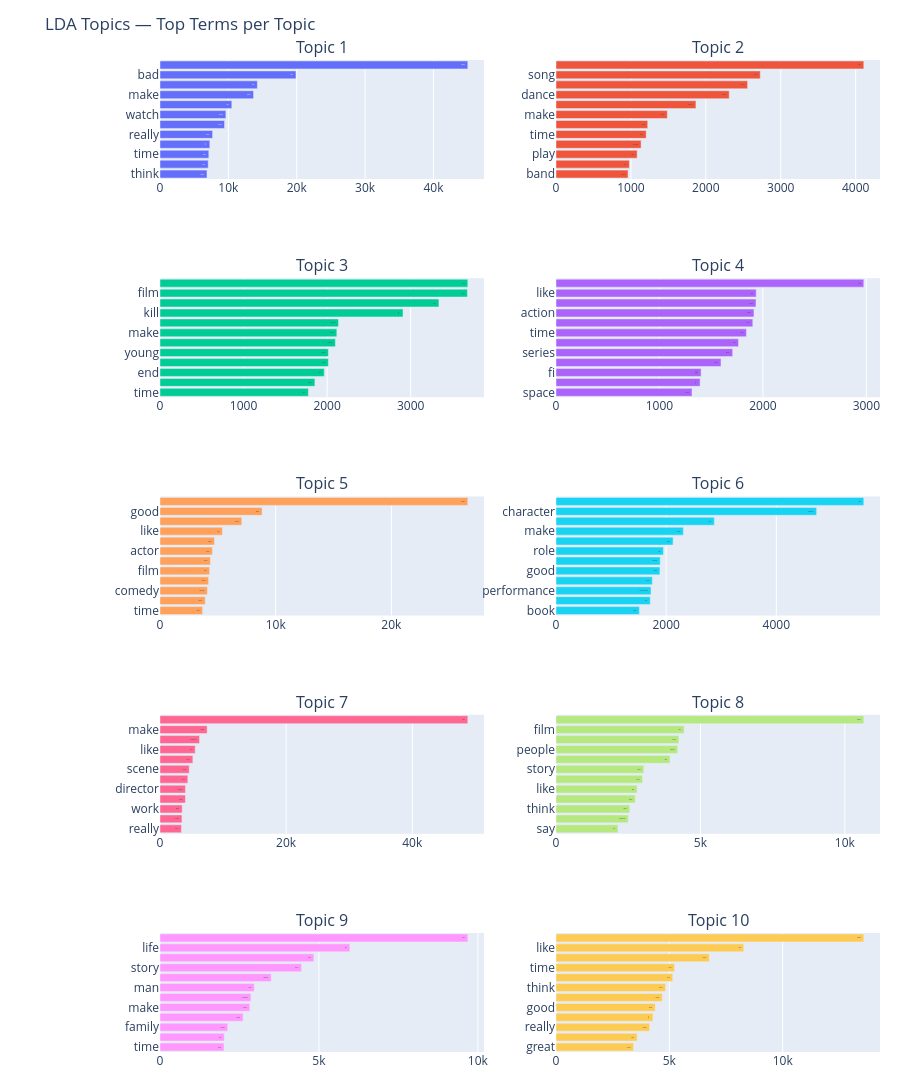

Here is the notebook cell this chart was saved with:
### Markdown cell above
### LDA

### Code cell
lda = LatentDirichletAllocation(
    n_components=N_TOPICS, 
    learning_method="batch",
    max_iter=10, 
    verbose=1,
    random_state=RANDOM_STATE
)
lda.fit(X_bow)

bow_terms = np.array(count_vectorizer.get_feature_names_out())

rows = int(np.ceil(N_TOPICS / 2))
cols = 2 if N_TOPICS > 1 else 1
fig = make_subplots(rows=rows, cols=cols, subplot_titles=[f"Topic {i+1}" for i in range(N_TOPICS)])

for t in tqdm(range(N_TOPICS), desc="LDA Topics"):
    topic = lda.components_[t]
    top_idx = topic.argsort()[-N_TOP_TERMS:]
    # Optional: largest at top (reverse)
    top_idx = top_idx[np.argsort(topic[top_idx])]  # ascending
    labels = bow_terms[top_idx]
    values = topic[top_idx]

    r = (t // cols) + 1
    c = (t % cols) + 1
    fig.add_trace(
        go.Bar(x=values, y=labels, orientation="h", name=f"Topic {t+1}", text=labels, hovertemplate="%{y}: %{x}<extra></extra>"),
        row=r, col=c
    )
    # Important: set category order per subplot + allow extra margin
    fig.update_yaxes(categoryorder="array", categoryarray=labels.tolist(), automargin=True, row=r, col=c)

# Global layout tweaks to prevent clipping
fig.update_layout(
    height=300*rows,
    title="LDA Topics — Top Terms per Topic",
    showlegend=False,
    margin=dict(l=160, r=20, t=60, b=40),  # increase left margin
)

fig.show()

### Figure 1 — Plotly figure (JSON) as saved in the notebook; plotly's stock layout.template omitted (floating-point values rounded to 4 significant figures)
{"data": [{"hovertemplate": "%{y}: %{x}<extra></extra>", "name": "Topic 1", "orientation": "h", "text": ["think", "look", "time", "act", "really", "good", "watch", "film", "make", "like", "bad", "movie"], "type": "bar", "x": [6876.0, 7053.0, 7139.0, 7284.0, 7692.0, 9445.0, 9635.0, 10500.0, 13680.0, 14240.0, 19890.0, 45030.0], "xaxis": "x", "y": ["think", "look", "time", "act", "really", "good", "watch", "film", "make", "like", "bad", "movie"], "yaxis": "y"}, {"hovertemplate": "%{y}: %{x}<extra></extra>", "name": "Topic 2", "orientation": "h", "text": ["band", "star", "play", "number", "time", "sing", "make", "musical", "dance", "music", "song", "film"], "type": "bar", "x": [961.7, 979.8, 1083.0, 1136.0, 1204.0, 1224.0, 1486.0, 1868.0, 2312.0, 2557.0, 2727.0, 4109.0], "xaxis": "x2", "y": ["band", "star", "play", "number", "time", "sing", "make", "musical", "dance", "music", "song", "film"], "yaxis": "y2"}, {"hovertemplate": "%{y}: %{x}<extra></extra>", "name": "Topic 3", "orientation": "h", "text": ["time", "come", "end", "wife", "young", "woman", "make", "murder", "kill", "play", "film", "man"], "type": "bar", "x": [1776.0, 1853.0, 1966.0, 2015.0, 2015.0, 2099.0, 2116.0, 2136.0, 2908.0, 3338.0, 3679.0, 3683.0], "xaxis": "x3", "y": ["time", "come", "end", "wife", "young", "woman", "make", "murder", "kill", "play", "film", "man"], "yaxis": "y3"}, {"hovertemplate": "%{y}: %{x}<extra></extra>", "name": "Topic 4", "orientation": "h", "text": ["space", "sci", "fi", "effect", "series", "star", "time", "look", "action", "make", "like", "film"], "type": "bar", "x": [1315.0, 1393.0, 1402.0, 1595.0, 1708.0, 1764.0, 1840.0, 1902.0, 1914.0, 1933.0, 1935.0, 2975.0], "xaxis": "x4", "y": ["space", "sci", "fi", "effect", "series", "star", "time", "look", "action", "make", "like", "film"], "yaxis": "y4"}, {"hovertemplate": "%{y}: %{x}<extra></extra>", "name": "Topic 5", "orientation": "h", "text": ["time", "funny", "comedy", "watch", "film", "really", "actor", "make", "like", "great", "good", "movie"], "type": "bar", "x": [3680.0, 3913.0, 4095.0, 4203.0, 4286.0, 4360.0, 4527.0, 4711.0, 5392.0, 7068.0, 8829.0, 26610.0], "xaxis": "x5", "y": ["time", "funny", "comedy", "watch", "film", "really", "actor", "make", "like", "great", "good", "movie"], "yaxis": "y5"}, {"hovertemplate": "%{y}: %{x}<extra></extra>", "name": "Topic 6", "orientation": "h", "text": ["book", "cast", "performance", "actor", "good", "version", "role", "story", "make", "play", "character", "film"], "type": "bar", "x": [1514.0, 1711.0, 1724.0, 1749.0, 1887.0, 1892.0, 1950.0, 2126.0, 2312.0, 2875.0, 4732.0, 5588.0], "xaxis": "x6", "y": ["book", "cast", "performance", "actor", "good", "version", "role", "story", "make", "play", "character", "film"], "yaxis": "y6"}, {"hovertemplate": "%{y}: %{x}<extra></extra>", "name": "Topic 7", "orientation": "h", "text": ["really", "horror", "work", "good", "director", "time", "scene", "story", "like", "character", "make", "film"], "type": "bar", "x": [3403.0, 3483.0, 3518.0, 4029.0, 4049.0, 4413.0, 4636.0, 5212.0, 5586.0, 6271.0, 7475.0, 48810.0], "xaxis": "x7", "y": ["really", "horror", "work", "good", "director", "time", "scene", "story", "like", "character", "make", "film"], "yaxis": "y7"}, {"hovertemplate": "%{y}: %{x}<extra></extra>", "name": "Topic 8", "orientation": "h", "text": ["say", "american", "think", "book", "like", "time", "story", "war", "people", "make", "film", "movie"], "type": "bar", "x": [2145.0, 2499.0, 2552.0, 2746.0, 2807.0, 2993.0, 3039.0, 3947.0, 4210.0, 4251.0, 4434.0, 10650.0], "xaxis": "x8", "y": ["say", "american", "think", "book", "like", "time", "story", "war", "people", "make", "film", "movie"], "yaxis": "y8"}, {"hovertemplate": "%{y}: %{x}<extra></extra>", "name": "Topic 9", "orientation": "h", "text": ["time", "live", "family", "young", "make", "character", "man", "woman", "story", "love", "life", "film"], "type": "bar", "x": [2013.0, 2021.0, 2130.0, 2613.0, 2826.0, 2860.0, 2966.0, 3497.0, 4450.0, 4840.0, 5973.0, 9684.0], "xaxis": "x9", "y": ["time", "live", "family", "young", "make", "character", "man", "woman", "story", "love", "life", "film"], "yaxis": "y9"}, {"hovertemplate": "%{y}: %{x}<extra></extra>", "name": "Topic 10", "orientation": "h", "text": ["great", "year", "really", "kid", "good", "make", "think", "love", "time", "watch", "like", "movie"], "type": "bar", "x": [3419.0, 3580.0, 4129.0, 4276.0, 4375.0, 4687.0, 4830.0, 5148.0, 5227.0, 6766.0, 8281.0, 13580.0], "xaxis": "x10", "y": ["great", "year", "really", "kid", "good", "make", "think", "love", "time", "watch", "like", "movie"], "yaxis": "y10"}], "layout": {"annotations": [{"font": {"size": 16}, "showarrow": false, "text": "Topic 1", "x": 0.225, "xanchor": "center", "xref": "paper", "y": 1, "yanchor": "bottom", "yref": "paper"}, {"font": {"size": 16}, "showarrow": false, "text": "Topic 2", "x": 0.775, "xanchor": "center", "xref": "paper", "y": 1, "yanchor": "bottom", "yref": "paper"}, {"font": {"size": 16}, "showarrow": false, "text": "Topic 3", "x": 0.225, "xanchor": "center", "xref": "paper", "y": 0.78, "yanchor": "bottom", "yref": "paper"}, {"font": {"size": 16}, "showarrow": false, "text": "Topic 4", "x": 0.775, "xanchor": "center", "xref": "paper", "y": 0.78, "yanchor": "bottom", "yref": "paper"}, {"font": {"size": 16}, "showarrow": false, "text": "Topic 5", "x": 0.225, "xanchor": "center", "xref": "paper", "y": 0.56, "yanchor": "bottom", "yref": "paper"}, {"font": {"size": 16}, "showarrow": false, "text": "Topic 6", "x": 0.775, "xanchor": "center", "xref": "paper", "y": 0.56, "yanchor": "bottom", "yref": "paper"}, {"font": {"size": 16}, "showarrow": false, "text": "Topic 7", "x": 0.225, "xanchor": "center", "xref": "paper", "y": 0.34, "yanchor": "bottom", "yref": "paper"}, {"font": {"size": 16}, "showarrow": false, "text": "Topic 8", "x": 0.775, "xanchor": "center", "xref": "paper", "y": 0.34, "yanchor": "bottom", "yref": "paper"}, {"font": {"size": 16}, "showarrow": false, "text": "Topic 9", "x": 0.225, "xanchor": "center", "xref": "paper", "y": 0.12, "yanchor": "bottom", "yref": "paper"}, {"font": {"size": 16}, "showarrow": false, "text": "Topic 10", "x": 0.775, "xanchor": "center", "xref": "paper", "y": 0.12, "yanchor": "bottom", "yref": "paper"}], "height": 1500, "margin": {"b": 40, "l": 160, "r": 20, "t": 60}, "showlegend": false, "title": {"text": "LDA Topics — Top Terms per Topic"}, "xaxis": {"anchor": "y", "domain": [0, 0.45]}, "xaxis10": {"anchor": "y10", "domain": [0.55, 1]}, "xaxis2": {"anchor": "y2", "domain": [0.55, 1]}, "xaxis3": {"anchor": "y3", "domain": [0, 0.45]}, "xaxis4": {"anchor": "y4", "domain": [0.55, 1]}, "xaxis5": {"anchor": "y5", "domain": [0, 0.45]}, "xaxis6": {"anchor": "y6", "domain": [0.55, 1]}, "xaxis7": {"anchor": "y7", "domain": [0, 0.45]}, "xaxis8": {"anchor": "y8", "domain": [0.55, 1]}, "xaxis9": {"anchor": "y9", "domain": [0, 0.45]}, "yaxis": {"anchor": "x", "automargin": true, "categoryarray": ["think", "look", "time", "act", "really", "good", "watch", "film", "make", "like", "bad", "movie"], "categoryorder": "array", "domain": [0.88, 1]}, "yaxis10": {"anchor": "x10", "automargin": true, "categoryarray": ["great", "year", "really", "kid", "good", "make", "think", "love", "time", "watch", "like", "movie"], "categoryorder": "array", "domain": [0, 0.12]}, "yaxis2": {"anchor": "x2", "automargin": true, "categoryarray": ["band", "star", "play", "number", "time", "sing", "make", "musical", "dance", "music", "song", "film"], "categoryorder": "array", "domain": [0.88, 1]}, "yaxis3": {"anchor": "x3", "automargin": true, "categoryarray": ["time", "come", "end", "wife", "young", "woman", "make", "murder", "kill", "play", "film", "man"], "categoryorder": "array", "domain": [0.66, 0.78]}, "yaxis4": {"anchor": "x4", "automargin": true, "categoryarray": ["space", "sci", "fi", "effect", "series", "star", "time", "look", "action", "make", "like", "film"], "categoryorder": "array", "domain": [0.66, 0.78]}, "yaxis5": {"anchor": "x5", "automargin": true, "categoryarray": ["time", "funny", "comedy", "watch", "film", "really", "actor", "make", "like", "great", "good", "movie"], "categoryorder": "array", "domain": [0.44, 0.56]}, "yaxis6": {"anchor": "x6", "automargin": true, "categoryarray": ["book", "cast", "performance", "actor", "good", "version", "role", "story", "make", "play", "character", "film"], "categoryorder": "array", "domain": [0.44, 0.56]}, "yaxis7": {"anchor": "x7", "automargin": true, "categoryarray": ["really", "horror", "work", "good", "director", "time", "scene", "story", "like", "character", "make", "film"], "categoryorder": "array", "domain": [0.22, 0.34]}, "yaxis8": {"anchor": "x8", "automargin": true, "categoryarray": ["say", "american", "think", "book", "like", "time", "story", "war", "people", "make", "film", "movie"], "categoryorder": "array", "domain": [0.22, 0.34]}, "yaxis9": {"anchor": "x9", "automargin": true, "categoryarray": ["time", "live", "family", "young", "make", "character", "man", "woman", "story", "love", "life", "film"], "categoryorder": "array", "domain": [0, 0.12]}}}
